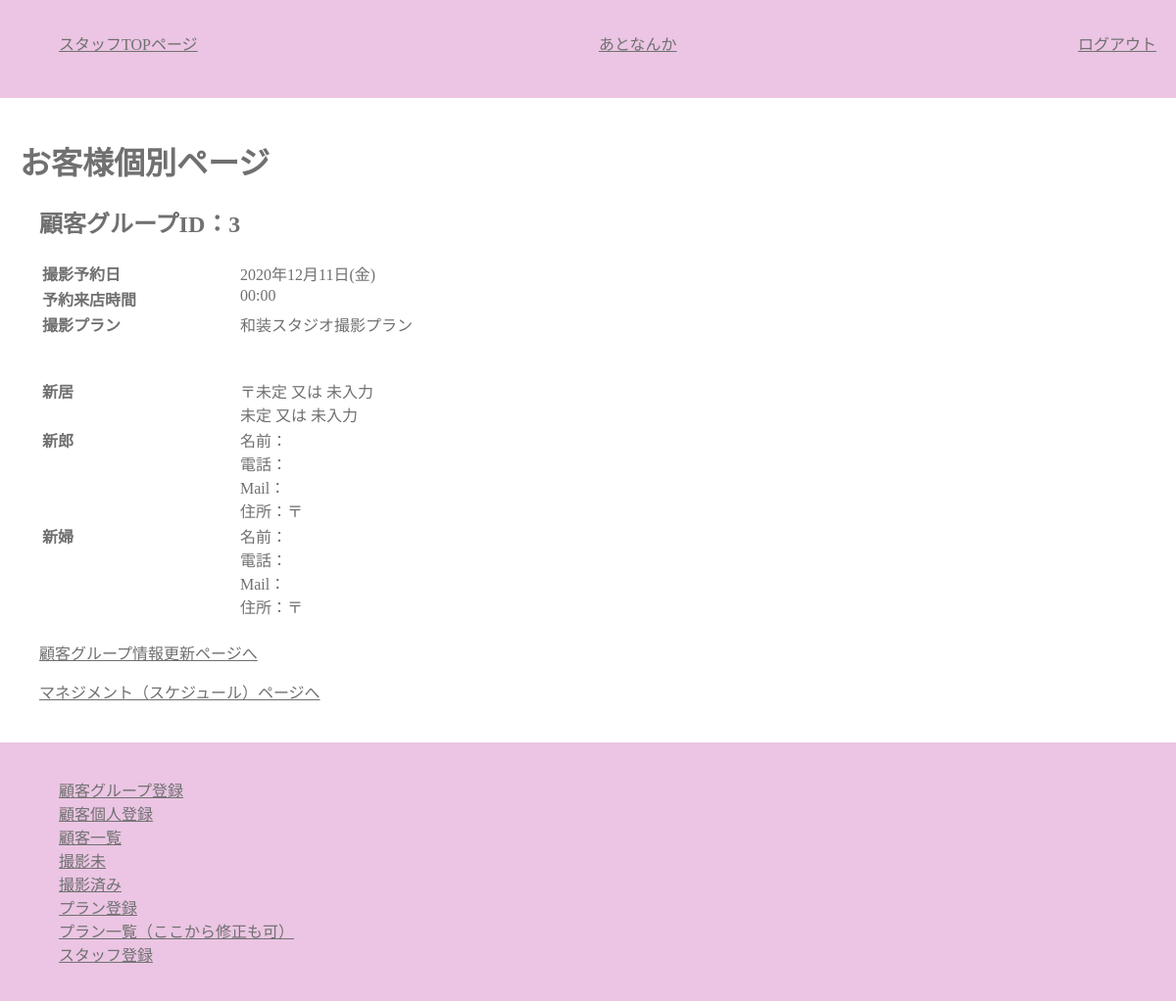
Page /staff/c_group_each.php?group_id=3 (signed in) on the earlier database version.
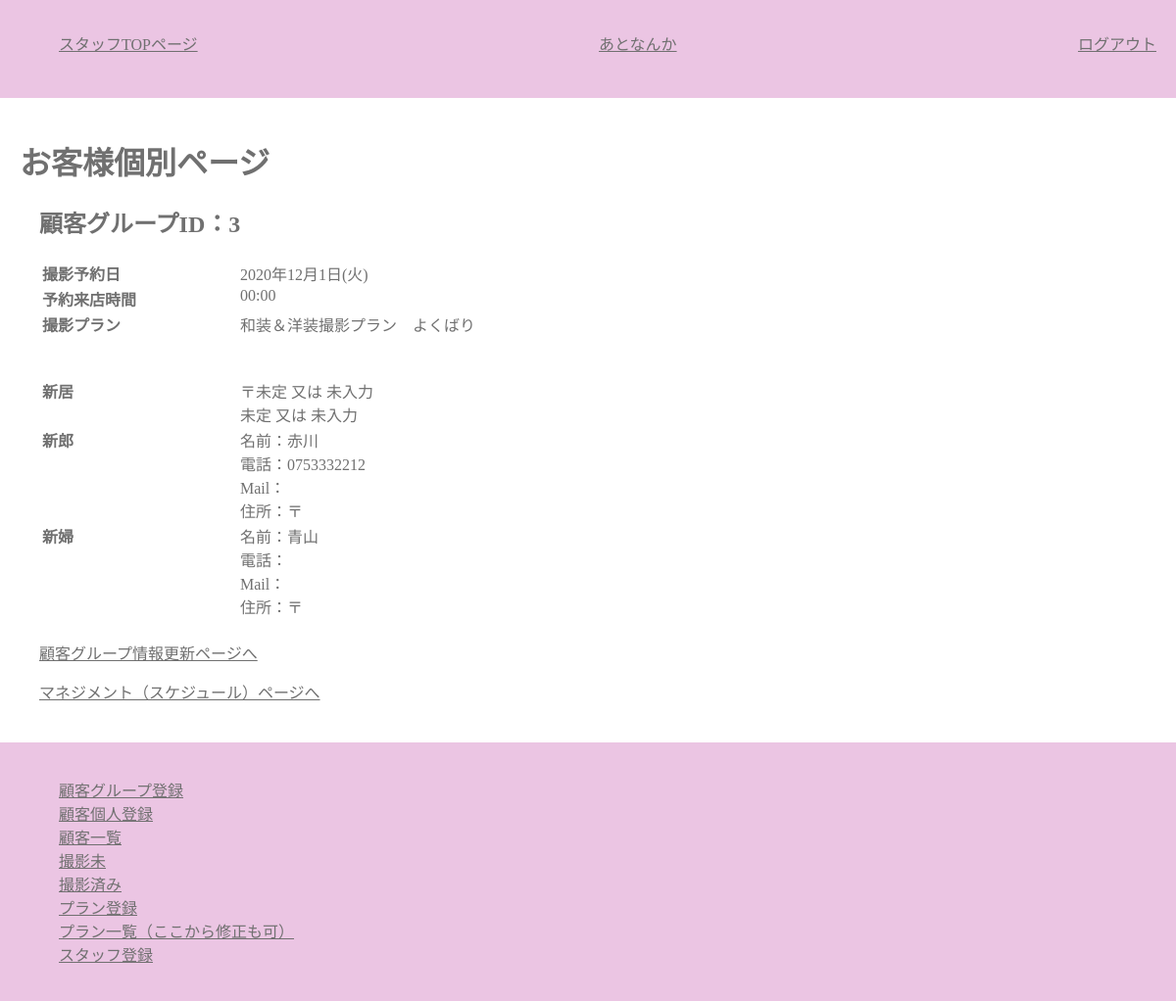
Same page on the later database version.
### tables this page shows
CREATE TABLE `customers` (
  `c_id` varchar(32) NOT NULL,
  `c_group_id` int(11) NOT NULL,
  `c_name` varchar(32) NOT NULL,
  `c_pass` varchar(64) NOT NULL,
  `c_mail` varchar(64) NOT NULL,
  `c_tell` varchar(11) NOT NULL,
  `c_zip` char(7) NOT NULL,
  `c_address` varchar(64) NOT NULL,
  `c_gender` tinyint(1) NOT NULL
);

### class/meeting.class.php (called while the page is built, shortened)
<?php
class Meeting{
	private $pdo;
	public function __construct(){
		$host  = "localhost";
		$dbname= "meeting_app";
		$dbuser= "root";
		$dbpass= "";
		$dsn = "mysql:host={$host};dbname={$dbname};charset=utf8";
		$this->pdo = new PDO($dsn,$dbuser,$dbpass);
	}
	public function getCustomerById($c_id){
		$sql = "SELECT * FROM customers WHERE c_id=:c_id";
		$stmt = $this->pdo->prepare($sql);
		$stmt->bindValue(":c_id",$c_id,PDO::PARAM_STR);
		$stmt->execute();
		$row = $stmt->fetch(PDO::FETCH_ASSOC);
		return $row;
	}
	public function getGroomBrideGrouopByGId($c_group_id) {
		$sql  ="SELECT groom.c_name AS g_name,bride.c_name AS b_name,groom.c_id AS g_id,bride.c_id AS b_id, ";
		$sql .="reserve_day,reserve_time,estimate,invoce,payment,d_product,new_zip,new_address,p_name,plans.p_id ";
		$sql .="FROM customers AS groom,customers AS bride,c_groups,plans ";
		$sql .="WHERE c_groups.c_group_id=groom.c_group_id ";
		$sql .="AND c_groups.c_group_id=bride.c_group_id ";
		$sql .="AND c_groups.p_id=plans.p_id ";
		$sql .="AND groom.c_gender=0 AND bride.c_gender=1 ";
		$sql .="AND c_groups.c_group_id=:c_group_id";
		$stmt = $this->pdo->prepare($sql);
		$stmt->bindValue(":c_group_id",$c_group_id,PDO::PARAM_INT);
		$stmt->execute();
		$row = $stmt->fetch(PDO::FETCH_ASSOC);
		return $row;
	}
}
?>

### staff/c_group_each.php (the view, shortened to what this page needs)
<?php
require_once("../class/meeting.class.php");
function h($str) {
	return htmlspecialchars($str,ENT_QUOTES);
}
$obj =new Meeting();
if(empty($_SESSION["new_zip"])) {
	$new_zip="未定 又は 未入力";
}else {
	$new_zip=$_SESSION["new_zip"];
}
if(empty($_SESSION["new_address"])) {
	$new_address="未定 又は 未入力";
}else {
	$new_address=$_SESSION["new_address"];
}
$reserve_day = $_SESSION["reserve_day"];
$week = ["日","月","火","水","木","金","土"];
$hi = date('w', strtotime($reserve_day));
$youbi = $week[$hi];
$rd =  date('Y年n月j日', strtotime($reserve_day))."(".$youbi.")";
$time=date('H:i',strtotime($_GET["group_id"]));
$row = $obj->getGroomBrideGrouopByGId($_GET["group_id"]);
$g_data=$obj->getCustomerById($row["g_id"]);
$b_data=$obj->getCustomerById($row["b_id"]);
?>
<?php require_once("header_for_staff.php"); ?>
		<main>
			<h1>お客様個別ページ</h1>
			<section>
			<h2>顧客グループID：<?php echo intVal($_GET["group_id"]);?></h2>
				<table class="list_noborder">
					<tr>
						<th>撮影予約日</th><td><?php echo h($rd); ?></td>
					</tr>
					<tr>
						<th>予約来店時間</th><td><?php echo h($time); ?></td>
					</tr>
					<tr>
						<th>撮影プラン</th><td><?php echo h($_SESSION["p_name"]); ?></td>
					</tr>
				</table>
				<br>
				<table class="list_noborder">
					<tr>
						<th>新居</th>
						<td>〒<?php echo h($new_zip); ?><br>
							<?php echo h($new_address); ?>
						</td>
					</tr>
					<tr>
						<th>新郎</th>
						<td>
						名前：<?php echo h($row["g_name"]); ?><br>
						電話：<?php echo h($g_data["c_tell"]); ?><br>
						Mail：<?php echo h($g_data["c_mail"]); ?><br>
						住所：〒<?php echo h($g_data["c_zip"]); ?>　<?php echo h($g_data["c_address"]); ?><br>
						</td>
					</tr>
					<tr>
						<th>新婦</th>
						<td>
						名前：<?php echo h($row["b_name"]); ?><br>
						電話：<?php echo h($b_data["c_tell"]); ?><br>
						Mail：<?php echo h($b_data["c_mail"]); ?><br>
						住所：〒<?php echo h($b_data["c_zip"]); ?>　<?php echo h($b_data["c_address"]); ?><br>
						</td>
					</tr>
				</table>
				<p><a href="c_group_update.php?group_id=<?php echo intVal($_GET["group_id"]);?>">顧客グループ情報更新ページへ</a></p>
				<p><a href="c_group_each_mane.php?group_id=<?php echo intVal($_GET["group_id"]);?>">マネジメント（スケジュール）ページへ</a></p>
			</section>
		</main>
<?php include("footer_for_staffpage.php"); ?>

Differences in the rows shown:
added customers: c_name "赤川", c_tell "0753332212", customers.c_name "青山"
Other differences:
$rd: "2020年12月11日(金)" → "2020年12月1日(火)"
$_SESSION["p_name"]: "和装スタジオ撮影プラン" → "和装＆洋装撮影プラン よくばり"
